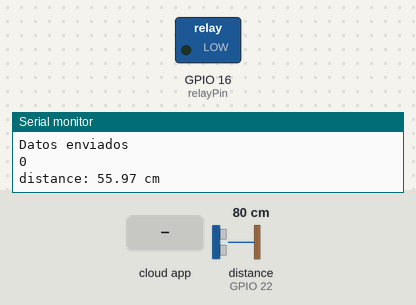
A sketch run on a simulated ESP32. Parts: switched loads named in the sketch (green lamp = pin HIGH), the last lines printed to the serial monitor. Wiring (inferred from the names in the program): ultrasonic range finder: trigger GPIO 23; echo GPIO 22. The test bench sets the inputs (shaded band); at power-on: distance to the obstacle (sensor on GPIO 22) 80 cm. The echo pulse lasts 58.3 µs per cm; WiFi joins after 1.5 s; servers stay silent unless stated; the Firebase database answers and starts empty; pins used as bus, display or sensor lines are not drawn.

Above: at 4.1 s.
4.2 s: the phone or cloud app sets relay to 1
At 4.8 s:
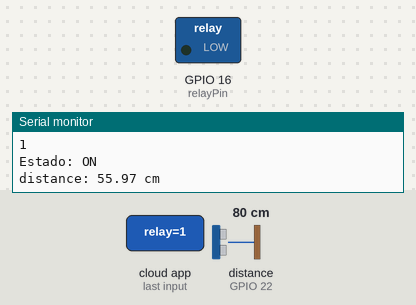
5.7 s: the phone or cloud app sets relay to 0
At 7.6 s:
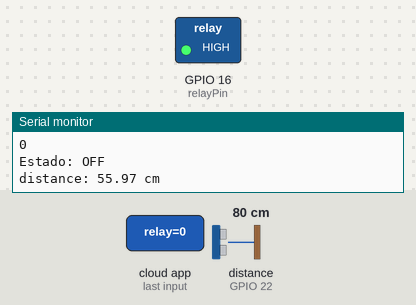
Timing chart, 0 to 9.1 s (numbered marks = the images above; inputs shaded):
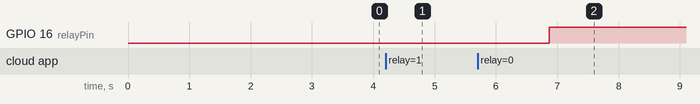

The sketch:

firebase.ino
```cpp
#include <Arduino.h>
#include <WiFi.h>
#include <FirebaseESP32.h>
#include <addons/TokenHelper.h>
#include <addons/RTDBHelper.h>

#define WIFI_SSID ""
#define WIFI_PASSWORD ""
#define API_KEY "AIzaSyCGeO9X01brIfhPZphJ2NupsBHHqZL14ps"
#define DATABASE_URL "newiot-632c1-default-rtdb.firebaseio.com"
#define USER_EMAIL "correo@gmail.com" // aqui se tendra que cambiar el correo segun la info de la app Movil
#define USER_PASSWORD "12345678"

#define TRIG_PIN 23 // ESP32 pin GPIO23 connected to Ultrasonic Sensor's TRIG pin
#define ECHO_PIN 22 // ESP32 pin GPIO22 connected to Ultrasonic Sensor's ECHO pin

FirebaseData fbdo;
FirebaseAuth auth;
FirebaseConfig config;

float duration_us, distance_cm;
int relayState;
int relayPin = 16;  //--> Pin del relay

void setup() {
  Serial.begin(115200);
  delay(1000);
  pinMode(relayPin, OUTPUT);  //--> Establecer el pin como salida

  WiFi.begin(WIFI_SSID, WIFI_PASSWORD);
  while (WiFi.status() != WL_CONNECTED) {
    delay(1800);
  }

  config.api_key = API_KEY;
  auth.user.email = USER_EMAIL;
  auth.user.password = USER_PASSWORD;
  config.database_url = DATABASE_URL;
  Firebase.reconnectNetwork(true);
  fbdo.setBSSLBufferSize(4096, 1024);
  Firebase.begin(&config, &auth);
  Firebase.setDoubleDigits(5);
  Firebase.setInt(fbdo, F("/sensor/relay"), relayState); //--> Establecer el valor por defecto en la base de datos
  Serial.println("Datos enviados");
  Serial.println(relayState);

  pinMode(TRIG_PIN, OUTPUT);
  pinMode(ECHO_PIN, INPUT);

}

void loop() {

  digitalWrite(TRIG_PIN, HIGH);
  delayMicroseconds(10);
  digitalWrite(TRIG_PIN, LOW);
  duration_us = pulseIn(ECHO_PIN, HIGH);
  distance_cm = 0.012 * duration_us;
  Firebase.setFloat(fbdo, F("/sensor/ultrasonico"), distance_cm); // Enviar la distancia a Firebase
  Serial.print("distance: ");
  Serial.print(distance_cm);
  Serial.println(" cm");
  delay(1000);

  Serial.printf("obteniendo int... %s\n", Firebase.getInt(fbdo, F("/sensor/relay")) ? String(fbdo.to<int>()).c_str() : fbdo.errorReason().c_str()); //--> Consultar el valor registrado del relay
  Serial.println("Datos originales: ");
  Serial.println(relayState);
  relayState = fbdo.to<int>();  //--> Guardar la consulta de Firebase en una variable
  Serial.println("Datos modificados: ");
  Serial.println(relayState);

  if (relayState == 1) {  //--> Encender y apagar el relay
    Serial.println("Estado: ON");
    digitalWrite(relayPin, LOW);

  } else if (relayState == 0) {
    Serial.println("Estado: OFF");
    digitalWrite(relayPin, HIGH);

  } else {
    Serial.println("Datos erróneos");
  }

  Serial.println();
  }
```

Measured:
- after the input at 4.2 s, GPIO 16 (relayPin): stays LOW (without the input it goes to HIGH after 0.06 s)
- after the input at 5.7 s, GPIO 16 (relayPin): LOW → HIGH after 1.2 s
